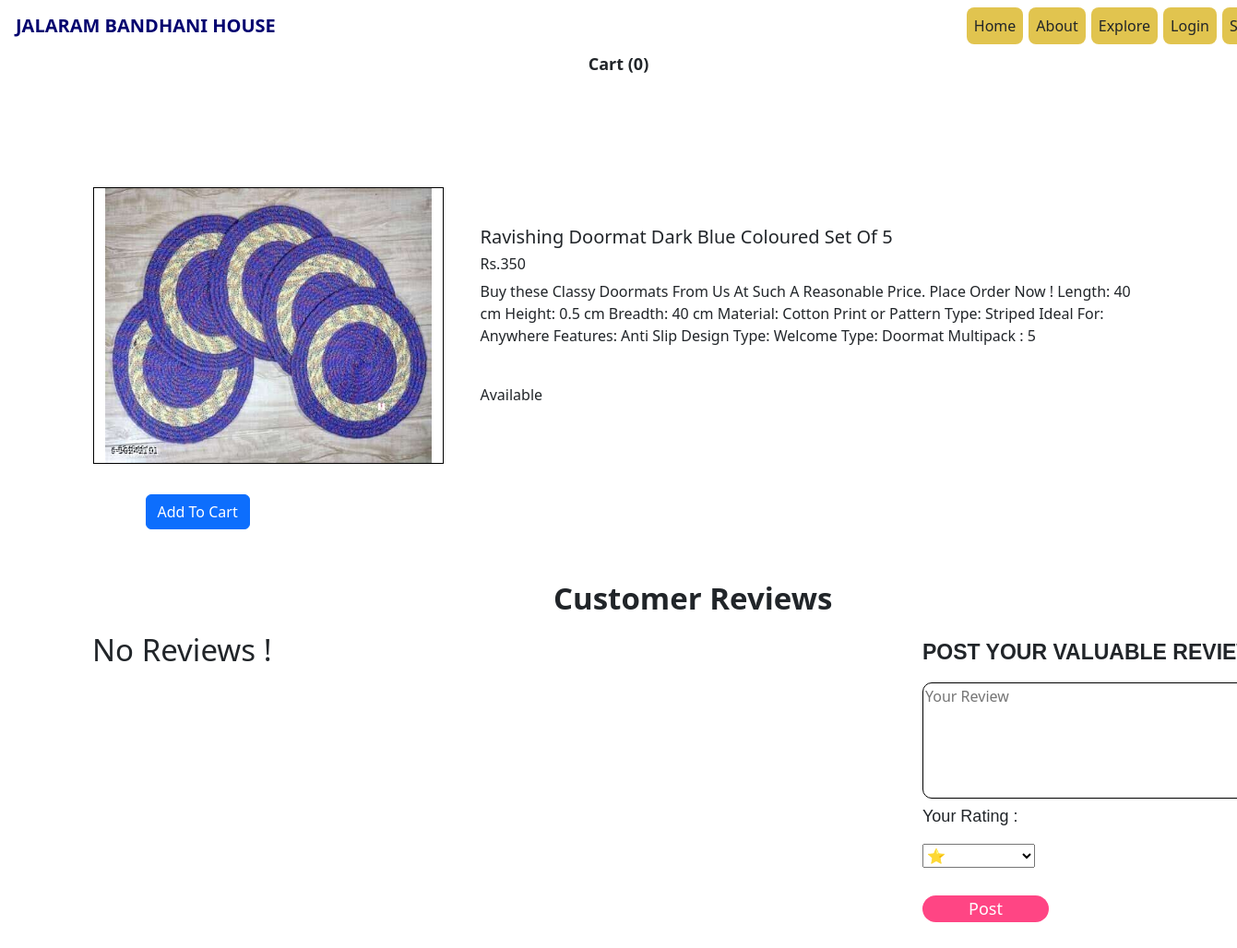
Screenshot of /product-18 with the database file from the repository.
### shop/models.py (models this page shows, shortened)
class Product(models.Model):
    Product_Id = models.AutoField
    Product_Name = models.CharField(max_length=50)
    Category = models.CharField(max_length=50)
    Price = models.IntegerField()
    Description = models.TextField(max_length=1000)
    Publish_Date = models.DateField()
    Image = models.ImageField(upload_to="")
    Out_Of_Stock = "Out Of Stock"
    In_Stock = "Available"
    Choices = [
        (In_Stock, "Available"),
        (Out_Of_Stock, "Out Of Stock")
    ]
    Stock_Details = models.CharField(max_length=12, choices=Choices, default="Available")

### shop/views.py (the view)
# urls.py: path('product-<int:myid>', views.Product_View, name="product_view"),
def Product_View(request, myid):
    product = Product.objects.filter(id=myid)
    reviews = Review.objects.filter(Product=myid)
    return render(request, 'Product_View.html', {'product': product[0], 'reviews': reviews})

### shop/Templates/Product_View.html (shortened to what this page needs)
{% extends 'Basic_Shop.html' %}
{% load static %}
{% block css %}
<link href="https://cdn.jsdelivr.net/npm/bootstrap@5.2.1/dist/css/bootstrap.min.css" rel="stylesheet"
>
<link rel="stylesheet" href="{% static 'Basic.css' %}">
<link rel="stylesheet" href="{% static 'Product_View.css' %}">
{% endblock css %}
{% block body %}
<div class="wrapp">
    <a class="link addtocart nav-link text-dark" data-container="body" data-toggle="popover" data-placement="bottom"
        data-content="Vivamus sagittis lacus vel augue laoreet rutrum faucibus." id="popcart" data-html="true"><b
            class="bold">Cart
            (<span id="cart">0</span>)</b></a>
</div>
<div class="container">
    <div class="row">
        <div class="col-md-4">
            <div class="row image">
                <img src="/media/{{product.Image}}" width="242px" height="287px">
            </div>
            <div class="row btn-container">
                <span id="divpr{{product.id}}" class="divpr">
                    <button class="btn btn-primary cart" id="pr{{product.id}}">Add To Cart</button>
                </span>
            </div>
        </div>
        <div class="col-md-8">
            <h5 class="name" id="namepr{{product.id}}">{{product.Product_Name}}</h5>
            <h6 class="price">Rs.<span id="pricepr{{product.id}}">{{product.Price}}</span></h6>
            <p class="description">{{product.Description}}</p><br>
            <p class="stock description">{{product.Stock_Details}}</p>
        </div>
    </div>
</div>
<div class="label-review">
    <b>
        <p class="customer-review">Customer Reviews</p>
    </b>
</div>
<div class="product_review">
    <b>
        <p class="post-review-label">POST YOUR VALUABLE REVIEW</p>
    </b>
    <form action="/review" method="post">
        <textarea type="text" name="review_text" id="review_text" class="review_text" rows="5" cols="47"
            placeholder="Your Review"></textarea>
        <p class="rating-label">Your Rating : </p>
        <div class="rating-container">
            <select name="rate" class="rate">
                <option value="&#11088;">&#11088;</option>
            </select>
        </div>
        <input type="submit" value="Post" class="submit">
    </form>
</div>
<div class="collector">
    {% if reviews %}
    {% for review in reviews %}
    <div class="wrap">
        <p class="username">{{review.User.username}}</p>
        <i class="fa fa-clock-o icon" style="font-size:24px"></i>
        <p class="date">{{review.Date}}</p>
        <p class="Review">{{review.Review}}</p>
        <p class="Rating">Rating :- {{review.Rating}}</p>
    </div>
    {% endfor %}
</div>
{% else %}
<div class="containerr">
    <p>No Reviews !</p>
</div>
{% endif %}
{% endblock body %}

### shop/static/Product_View.css (style rules this page uses)
.btn-container { display: inline; margin-left: 33px; }
.container { margin-top: 120px; }
img { margin-top: 42px; margin-bottom: 33px; width: 300px; height: 300px; border: 1px black solid; }
.name { margin-top: 42px; }
.name, .price, .description { margin-left: 28px; }
.label-review { margin-top: 50px; }
.customer-review { margin-left: 600px; font-size: 33px; }
.post-review-label { font-size: 23px; font-family: sans-serif; }
.product_review { margin-left: 1000px; width: fit-content; display: inline-block; }
.review_text { border: 1px black solid; resize: none; border-radius: 10px; }
.rating-label { font-family: Arial, Helvetica, sans-serif; font-size: 18px; }
.rate { margin-bottom: 30px; }
.bold { font-size: 18px; }
.wrapp { display: flex; justify-content: center; align-items: center; flex-direction: column; }
.submit { background-color: #ff4584; color: white; padding-left: 50px; padding-right: 50px; border-radius: 30px; border: none; font-size: 18px; margin-bottom: 50px; cursor: pointer; }
.collector { width: fit-content; margin-top: -370px; margin-bottom: 50px; }
.containerr { margin-left: 100px; font-size: 33px; }

### rows the page displays
Product: Image (picture), Product_Name "Ravishing Doormat Dark Blue Coloured Set Of 5", Price "350", Description "Buy these Classy Doormats From Us At Such A Reasonable Price. Place Order Now ! Length: 40 cm Height: 0.5 cm Breadth: 40 cm Material: Cotton Print or Pattern Type: Striped Ideal For: Anywhere Features: Anti Slip Design Type: Welcome Type: Doormat Multipack : 5", Stock_Details "Available"
